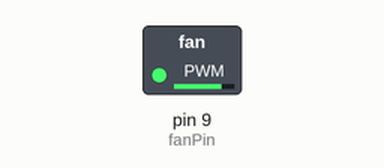
The sketch below on a simulated Arduino Uno, built with avr-gcc and run on an emulated ATmega328P. On the bench: switched loads named in the sketch (green lamp = pin HIGH).

Above: at 0.05 s.
At 6.0 s:
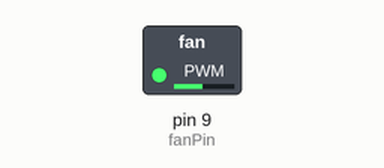
At 9.0 s:
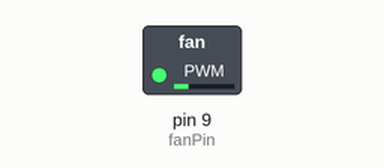
At 12.0 s:
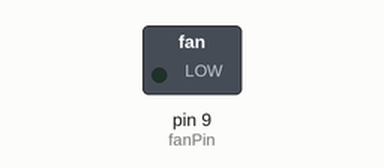
Timing chart, 0 to 15.6 s (numbered marks = the images above):
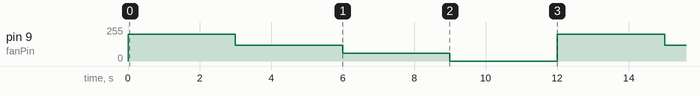

Measured:
- by itself, pin 9 (fanPin): repeats every 12.0 s: 120/255 3.0 s, 60/255 3.0 s, 0/255 3.0 s, 200/255 3.0 s

The sketch:

Part1_Basic_Fan_Control.ino
```cpp
int fanPin = 9;

void setup() {
  pinMode(fanPin, OUTPUT);
}

void loop() {

  // Start the fan at high speed
  analogWrite(fanPin, 200);
  delay(3000);

  // Medium speed
  analogWrite(fanPin, 120);
  delay(3000);

  // Low speed
  analogWrite(fanPin, 60);
  delay(3000);

  // Stop the fan
  analogWrite(fanPin, 0);
  delay(3000);

}
```
